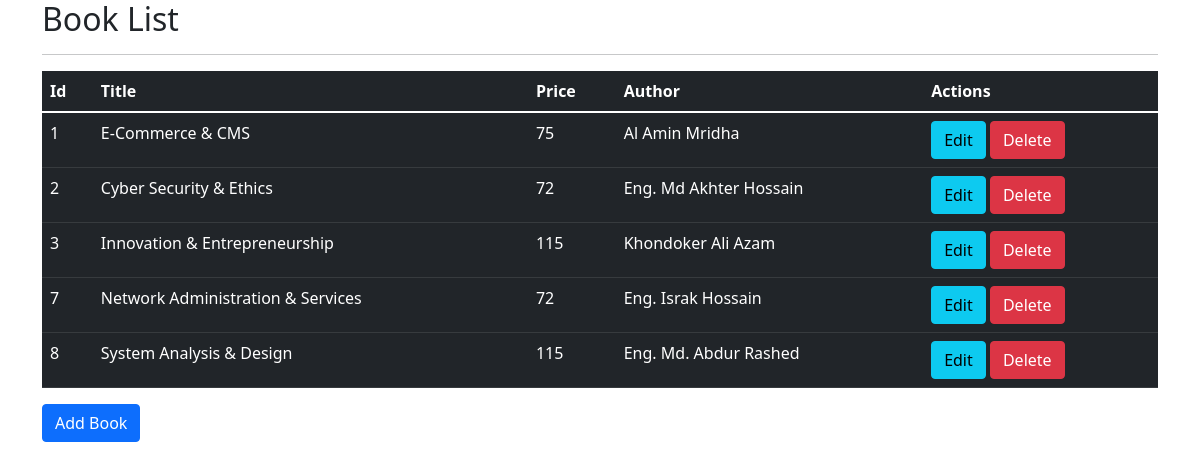
The page / on the database its author committed.
### CRUD_App/models.py (models this page shows)
class BookList(models.Model):
    title = models.CharField(max_length=150)
    price = models.IntegerField()
    author = models.CharField(max_length=150)

### CRUD_App/views.py (the view)
# urls.py: path('', views.index, name='index'),
def index(request):
    books = BookList.objects.all()
    return render(request, 'index.html',{'books':books})

### templates/index.html
{% extends 'master.html' %}
{% block body %}
        <table class="table table-dark">
            <thead>
                <tr>
                    <th>Id</th>
                    <th>Title</th>
                    <th>Price</th>
                    <th>Author</th>
                    <th>Actions</th>
                </tr>
            </thead>
            <tbody>
                {% for book in books %}
                    <tr>
                        <td>{{book.id}}</td>
                        <td>{{book.title}}</td>
                        <td>{{book.price}}</td>
                        <td>{{book.author}}</td>
                        <td>
                            <a class="btn btn-info" href="/edit/{{book.id}}">Edit</a>
                            <a class="btn btn-danger" href="/delete/{{book.id}}">Delete</a>
                        </td>
                    </tr>
                {% endfor %}
            </tbody>
        </table>
        <a class="btn btn-primary" href="/add_book/">Add Book</a>
    </div>
{% endblock %}

### templates/master.html (shortened to what this page needs)
{% load static %}
<!DOCTYPE html>
<html lang="en">
<head>
    <link rel="stylesheet" href="{% static '/css/bootstrap.min.css' %}">
</head>
<body>
    <div class="container">
        <h2>Book List</h2>
        <hr>
    {% block body %}
    {% endblock %}
</body>
</html>

### rows shown on the page
BookList: id "1", title "E-Commerce & CMS", price "75", author "Al Amin Mridha"
BookList: id "2", title "Cyber Security & Ethics", price "72", author "Eng. Md Akhter Hossain"
BookList: id "3", title "Innovation & Entrepreneurship", price "115", author "Khondoker Ali Azam"
BookList: id "7", title "Network Administration & Services", price "72", author "Eng. Israk Hossain"
BookList: id "8", title "System Analysis & Design", price "115", author "Eng. Md. Abdur Rashed"
